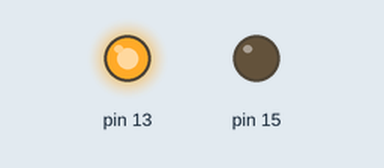
This program was run on a simulated Raspberry Pi (header pin numbers). Parts: output pins drawn as LEDs (lit = HIGH). At 12.0 s the program stops and its outputs stay as they are.

Above: at 0.1 s.
At 5.1 s:
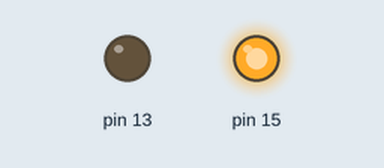
At 10.1 s:
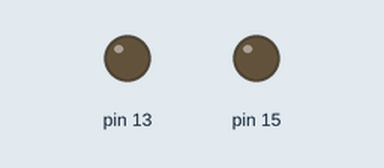
Timing chart, 0 to 11.6 s (numbered marks = the images above):
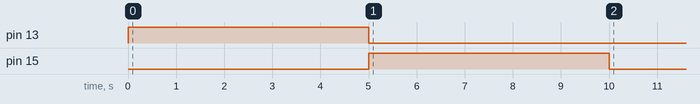

The program:

motor.py
```python
import sys
import time
import RPi.GPIO as GPIO

GPIO.setmode(GPIO.BOARD)


GPIO.setup(13,GPIO.OUT)
GPIO.setup(15,GPIO.OUT)

GPIO.output(13,True)
GPIO.output(15,False)
time.sleep(5)

GPIO.output(13,False)
GPIO.output(15,True)
time.sleep(5)

GPIO.output(13,False)
GPIO.output(15,False)

time.sleep(2)
GPIO.cleanup()
```

Measured:
- by itself, pin 13: LOW → HIGH at 0.00 s, → LOW 5.0 s later
- by itself, pin 15: LOW → HIGH at 5.0 s, → LOW 5.0 s later
